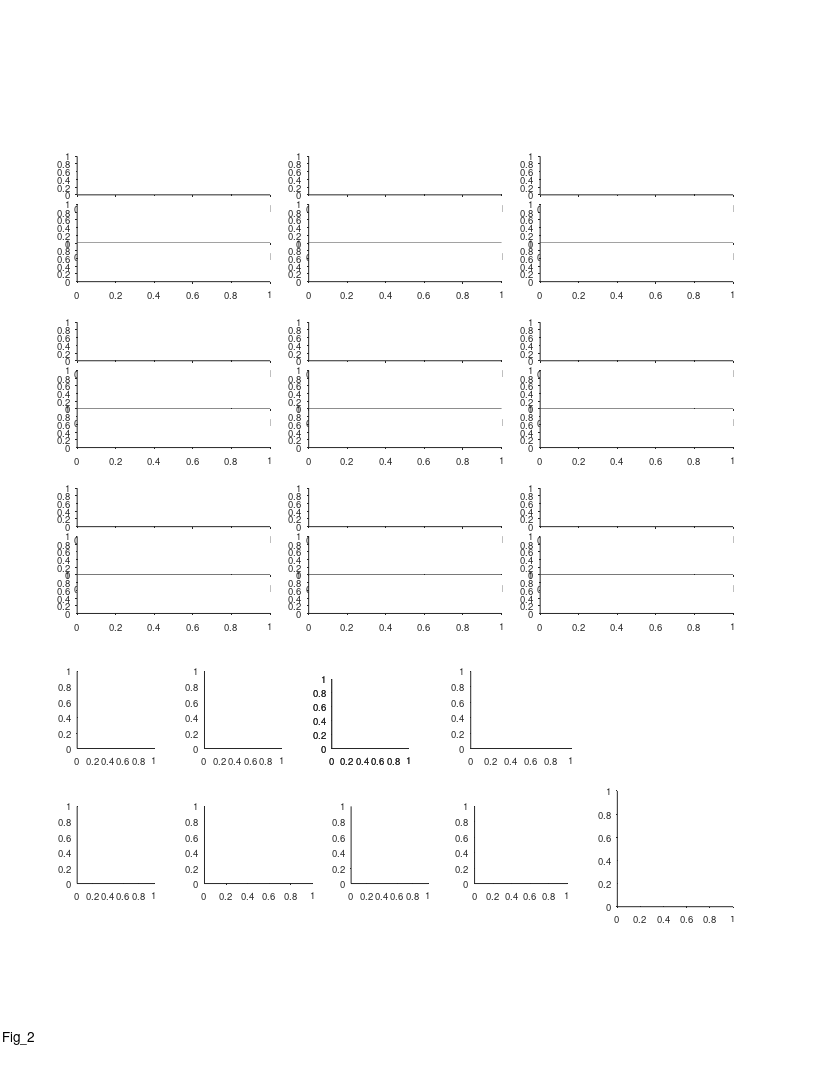

Here is the MATLAB script that generated this plot: (Note: this script raises an error after producing the figure.)
%% Large Scale - fig 2 - Multi-scale spatial coding with many fields in individual dorsla-CA1 neurons

%%
clear 
clc

%% define output files
res_dir = 'L:\paper_figures';
mkdir(res_dir)
fig_name_str = 'Fig_2';
fig_caption_str = 'Multi-scale spatial coding with many fields in individual dorsla-CA1 neurons';
log_name_str = [fig_name_str '_log_file' '.txt'];
log_name_str = strrep(log_name_str , ':', '-');
log_name_str = strrep(log_name_str , ' ', '_');
log_name_out = fullfile(res_dir, log_name_str);

%% open log file
diary off
diary(log_name_out)
diary on
disp('Log file');
disp(['created: ', datestr(clock)]);
disp('======================================================');
disp([fig_name_str ':' fig_caption_str]);   
disp('======================================================');
disp('');


%% create figure
% figure_size_cm = [21.0 29.7]; % ~A4
figure_size_cm = [21.6 27.9]; % ~US letter
figure ;
% Some WYSIWYG options:
set(gcf,'DefaultAxesFontSize',7);
set(gcf,'DefaultAxesFontName','helvetica');
set(gcf,'DefaultAxesUnits','centimeters');
set(gcf,'PaperType','usletter')
% set(gcf,'PaperType','<custom>');
set(gcf,'PaperUnits','centimeters','PaperPosition',[0 0 figure_size_cm]);
set(gcf,'PaperOrientation','portrait');
set(gcf,'Units','centimeters','Position',get(gcf,'paperPosition')+[0 0 0 0]); % position on screen...
set(gcf, 'Renderer', 'painters');
set(groot, 'defaultAxesTickDir', 'out');
set(groot,  'defaultAxesTickDirMode', 'manual');
annotation('textbox', [0.5 1 0 0], 'String',fig_name_str, 'HorizontalAlignment','center','Interpreter','none', 'FitBoxToText','on');

pause(0.2); % workaround to solve matlab automatically changing the axes positions...

% create panels
panel_A_size_raster = [5 1];
panel_A_size_FR_map = [5 1];
panel_A_pos = [2 12];
panel_A = [];
for ii=1:3
    for jj=1:3
        offset_x = (ii-1)*6;
        offset_y = (jj-1)*4.3;
        offset = panel_A_pos + [offset_x offset_y];
        panel_A(ii,jj,1) = axes('position', [offset+[0 2.25] panel_A_size_FR_map]);
        panel_A(ii,jj,2) = axes('position', [offset+[0 1   ] panel_A_size_raster]);
        panel_A(ii,jj,3) = axes('position', [offset+[0 0   ] panel_A_size_raster]);
    end
end
% panel_A = permute(panel_A,[2 1 3]);
panel_A = panel_A(:,3:-1:1,:);
panel_A = reshape(panel_A,[9 3]);

panel_BCDE_size = [2 2];
panel_B    = axes('position', [ 2.0  8.5  panel_BCDE_size           ]);
panel_C    = axes('position', [ 5.3  8.5  panel_BCDE_size           ]);
panel_D(1) = axes('position', [ 8.6  8.5  panel_BCDE_size.*[1 0.9]  ]);
panel_D(2) = axes('position', [ 8.6  8.5  panel_BCDE_size.*[1 0.9]  ]);
panel_E =    axes('position', [12.2  8.5  panel_BCDE_size.*[1.3 1]  ]);

panel_FGH_size = [2 2];
panel_F = axes('position', [ 2.0  5 panel_FGH_size]          );
panel_G = axes('position', [ 5.3  5 panel_FGH_size.*[1.4 1] ]);
panel_H = axes('position', [ 9.1  5 panel_FGH_size]          );
panel_I = axes('position', [12.3  5 panel_FGH_size.*[1.2 1] ]);
panel_J = axes('position', [16.0  4.4 3 3]);

%%
prm = PARAMS_GetAll();

if 1
%% FR map + rasters - 9 examples
cell_examples = {
433;  56;  51;
609; 419; 477;
 57; 628; 337;
};
% other options: 57 474 658
for ii_cell = 1:length(cell_examples)
    cell_ID = cell_examples{ii_cell};
    cell = cell_load_data(cell_ID,'details','FR_map','fields','stats','FE');
    c = prm.graphics.colors.flight_directions;
    
    % map+fields
    axes(panel_A(ii_cell, 1));
    cla
    maps=[cell.FR_map.all];
    x = maps(1).bin_centers;
    y = cat(1,maps.PSTH);
    h=plot(x,y);
    [h.Color] = disperse(c);
    box off
    h=gca;
    h.TickDir = 'out';
    h.XTick = [];
    m = round(max(y(:)));
    h.YTick = [0 m];
    h.YLim = [0 m+1];
    h.XLim = [0 200];
    
    % fields
    for ii_dir=1:2
        fields = cell.fields{ii_dir};
        if isfield(fields,'in_low_speed_area')
            fields([fields.in_low_speed_area])=[];
        end
        for ii_field = 1:length(fields)
            dir_offsets = [-0.1 -0.17]+0.015;
            [xaf,yaf] = ds2nfu(fields(ii_field).edges_prc, repelem(dir_offsets(ii_dir)*range(h.YLim),2));
            annotation('line',xaf,yaf,'Linewidth', 2, 'Color', c{ii_dir});
        end
    end
    
    % cell details
    cell_num_str_pos_x   = [0.50 0.50 0.50 0.50 0.50 0.45 0.50 0.50 0.50];
    cell_num_str_pos_y   = [1.05 1.05 1.05 0.85 0.90 0.90 0.90 0.90 0.90];
    cell_stats_str_pos_x = [0.80 0.95 0.80 0.80 0.80 0.80 0.12 0.50 0.85];
    cell_stats_str_pos_y = [1.20 1.05 1.15 0.90 1.10 1.10 1.10 0.90 0.90]+0.05;
    text(cell_num_str_pos_x(ii_cell), cell_num_str_pos_y(ii_cell), "cell "+ ii_cell,...
        'Units','normalized','HorizontalAlignment','center','VerticalAlignment','bottom','FontSize',8);
    switch ii_cell
        case {1,2,3,4,5,6,7,8}
            cell_stats_str = {  sprintf('max=%.1fm', cell.stats.all.field_largest);...
                                sprintf('min=%.1fm', cell.stats.all.field_smallest);...
                                sprintf('ratio=%.1f', cell.stats.all.field_ratio_LS);...
                             };
            text(cell_stats_str_pos_x(ii_cell), cell_stats_str_pos_y(ii_cell)-0*0.23, cell_stats_str{1},...
                'Units','normalized','HorizontalAlignment','center','VerticalAlignment','Top','FontSize',6);
            text(cell_stats_str_pos_x(ii_cell), cell_stats_str_pos_y(ii_cell)-1*0.23, cell_stats_str{2},...
                'Units','normalized','HorizontalAlignment','center','VerticalAlignment','Top','FontSize',6);
            text(cell_stats_str_pos_x(ii_cell), cell_stats_str_pos_y(ii_cell)-2*0.23, cell_stats_str{3},...
                'Units','normalized','HorizontalAlignment','center','VerticalAlignment','Top','FontSize',6);
        case 9
            cell_stats_str = {  sprintf('single field=%.1fm', cell.fields{1}.width_prc) };
            text(cell_stats_str_pos_x(ii_cell), cell_stats_str_pos_y(ii_cell)-0*0.23, cell_stats_str{1},...
                'Units','normalized','HorizontalAlignment','center','VerticalAlignment','Top','FontSize',6);
    end
    
    % rasters
    FEs = [cell.FE];
    for ii_dir=1:2
        axes(panel_A(ii_cell, ii_dir+1));
        cla
        FE = FEs{ii_dir};
        x = [FE.spikes_pos];
        [FE.number2] = disperse(1:length(FE));
        y = arrayfun(@(FE)(FE.number2*ones(1,FE.num_spikes)),FE,'UniformOutput',0);
        y = [y{:}];
        plot(x,y,'.','Color',c{ii_dir},'MarkerSize',0.05);
        box off
        h=gca;
        m = length(FE);
        h.YTick = [1 m];
        h.XLim = [0 200];
        h.YLim = [0 m+1];
        switch ii_dir
            case 1
                h.XTick = [];
                h.YTickLabel = {'',num2str(m)};
            case 2
                h.XTick = 0:50:200;
                h.XRuler.TickLabelGapOffset = -2;
                h.YTickLabel = {'1',num2str(m)};
                h.TickDir = 'out';
        end
        
    end
end

%% add x/y labels for specific panels
for ii = [7 8 9]
    axes(panel_A(ii, 3));
    xlabel('Position (m)', 'Units','normalized','Position',[0.5 -0.35]);
end
for ii = [1 4 7]
    axes(panel_A(ii, 3));
%     ylabel('Time (min)',   'Units','normalized','Position',[-0.1 1]);
    ylabel('Flight no.',   'Units','normalized','Position',[-0.1 1]);
    axes(panel_A(ii, 1));
    ylabel({'Firing rate';'(Hz)'},   'Units','normalized','Position',[-0.07 0.42]);
end
axes(panel_A(1, 1));
text(-0.25,1.6, 'A', 'Units','normalized','FontWeight','bold');

%% add zoom in panel (cell 3)
% choose cell/dir/field to zoom
ii_cell = 3;
ii_dir = 1;
ii_field = 2;
cell_ID = cell_examples{ii_cell};
cell = cell_load_data(cell_ID,'details','FR_map','fields','stats','FE');
c = prm.graphics.colors.flight_directions;
% add zoom ("out") lines
axes(panel_A(ii_cell,1));
x=[];
y=[];
x(1,:) = cell.fields{ii_dir}(ii_field).edges_href;
x(2,:) = cell.fields{ii_dir}(ii_field).edges_href;
% x(3,:) = [15;50];
x(3,:) = cell.fields{ii_dir}(ii_field).edges_href + 10*[-1 1];
y(1,:) =  4*[1;1];
y(2,:) = 7*[1;1];
y(3,:) = 14*[1;1];
[xf, yf] = ds2nfu(x,y);
for jj = 1:2
    for ii = 1:2
        hl = annotation('line');
%         hl.Parent = gca;
        hl.X = xf(ii+[0 1],jj);
        hl.Y = yf(ii+[0 1],jj);
        hl.LineWidth = 0.5;
        hl.Color = 0.5*[1 1 1];
    end
end
% create zoom panel
POSf = ds2nfu([x(end,1)-0.4 y(end,1)-2 diff(x(end,:)) 20]);
panel_A_zoom = axes('Units','normalized', 'position', POSf);
cla
hold on
set(gca,'visible','off');
FE = cell.FE{ii_dir};
x = [FE.spikes_pos];
[FE.number2] = disperse(1:length(FE));
y = arrayfun(@(FE)(FE.number2*ones(1,FE.num_spikes)),FE,'UniformOutput',0);
y = [y{:}];
xlimits = cell.fields{ii_dir}(ii_field).edges_href;
IX = find( x>xlimits(1) & x<xlimits(end) );
x=x(IX);
y=y(IX);
ylimits = [min(y) max(y)]+[-1 3];
plot(x,y,'.','Color',c{ii_dir},'MarkerSize',3);
% plot field size bar
x = cell.fields{ii_dir}(ii_field).edges_prc;
y = ylimits([end end]);
plot(x,y,'-','Color',c{ii_dir},'LineWidth',1);
text(mean(x),mean(y)+1, sprintf('%.1fm',diff(x)), 'HorizontalAlignment','center','VerticalAlignment','bottom','FontSize',6);
box off
h=gca;
h.XLim = xlimits;
h.YLim = ylimits;

%% add zoom in panel (cell 7)
% choose cell/dir/field to zoom
ii_cell = 7;
ii_dir = 2;
ii_field = 4;
cell_ID = cell_examples{ii_cell};
cell = cell_load_data(cell_ID,'details','FR_map','fields','stats','FE');
c = prm.graphics.colors.flight_directions;
% add zoom ("out") lines
axes(panel_A(ii_cell,1));
x=[];
y=[];
x(1,:) = cell.fields{ii_dir}(ii_field).edges_href;
x(2,:) = cell.fields{ii_dir}(ii_field).edges_href;
% x(3,:) = [15;50];
x(3,:) = cell.fields{ii_dir}(ii_field).edges_href + 10*[-1 1];
y(1,:) = 2*[1;1];
y(2,:) = 3*[1;1];
y(3,:) = 6*[1;1];
[xf, yf] = ds2nfu(x,y);
for jj = 1:2
    for ii = 1:2
        hl = annotation('line');
%         hl.Parent = gca;
        hl.X = xf(ii+[0 1],jj);
        hl.Y = yf(ii+[0 1],jj);
        hl.LineWidth = 0.5;
        hl.Color = 0.5*[1 1 1];
    end
end
% create zoom panel
POSf = ds2nfu([x(end,1) 4 diff(x(end,:)) 8]);
panel_A_zoom = axes('Units','normalized', 'position', POSf);
cla
hold on
set(gca,'visible','off');
FE = cell.FE{ii_dir};
x = [FE.spikes_pos];
[FE.number2] = disperse(1:length(FE));
y = arrayfun(@(FE)(FE.number2*ones(1,FE.num_spikes)),FE,'UniformOutput',0);
y = [y{:}];
xlimits = cell.fields{ii_dir}(ii_field).edges_href;
IX = find( x>xlimits(1) & x<xlimits(end) );
x=x(IX);
y=y(IX);
ylimits = [min(y) max(y)]+[-1 3];
plot(x,y,'.','Color',c{ii_dir},'MarkerSize',3);
% plot field size bar
x = cell.fields{ii_dir}(ii_field).edges_prc;
y = ylimits([end end]);
plot(x,y,'-','Color',c{ii_dir},'LineWidth',1);
text(mean(x),mean(y)+1, sprintf('%.1fm',diff(x)), 'HorizontalAlignment','center','VerticalAlignment','bottom','FontSize',6);
box off
h=gca;
h.XLim = xlimits;
h.YLim = ylimits;


%% add direction arrows
arrow_x = 0.1 +[0 0.05];
arrow_y = repelem(0.8933,2);
clear h
h(1)=annotation('arrow',arrow_x,      arrow_y+0.008,  'Color', prm.graphics.colors.flight_directions{1});
h(2)=annotation('arrow',flip(arrow_x),arrow_y      ,  'Color', prm.graphics.colors.flight_directions{2});
[h.HeadWidth] = disperse([5 5]);
[h.HeadLength] = disperse([5 5]);

end

% % % % % % % % % % % % % % % % % % % % % % % % % % % % % % % % % % % % % % 
%% load population data
prm = PARAMS_GetAll();
cells_t = DS_get_cells_summary();
bats = [79,148,34,9861,2289];
cells_t(~ismember(cells_t.bat, bats ),:) = [];
cells = cellfun(@(c)(cell_load_data(c,'details')), cells_t.cell_ID, 'UniformOutput',0);
cells = [cells{:}];
cells = [cells.details];
cells(~contains({cells.brain_area}, 'CA1')) = [];
cells(~ismember([cells.ClusterQuality], [2])) = [];
cells = cellfun(@(c)(cell_load_data(c,'details','stats')), {cells.cell_ID}, 'UniformOutput',0);
cells = [cells{:}];
cells_details = [cells.details];
cells_ID = {cells_details.cell_ID};
stats = [cells.stats];
stats = [stats.all];
cells_ID([stats.meanFR_all]>prm.inclusion.interneuron_FR_thr)=[];
clear cells stats cells_details cells_t
cells = cellfun(@(c)(cell_load_data(c,'details','stats','meanFR','stats','inclusion','signif','fields','FR_map')), cells_ID, 'UniformOutput',0);
cells = [cells{:}];

%% panel E - field count histogram
% figure
axes(panel_F);
cla
hold on
text(-0.45,1.15, 'F', 'Units','normalized','FontWeight','bold');
nFields = nan(2,length(cells));
for ii_dir = 1:2
    for ii_cell = 1:length(cells)
        cell = cells(ii_cell);
        % check signif per direction
        if ~cell.signif(ii_dir).TF
            continue;
        end
        nFields(ii_dir,ii_cell) = cell.stats.dir(ii_dir).field_num;
    end
%     h = histogram(nFields(ii_dir,:));
%     h.FaceColor = prm.graphics.colors.flight_directions{ii_dir};
%     nBinEdges = 17;
%     h.BinEdges = linspace(0,35,nBinEdges);
end
h = histogram(nFields(:));
h.FaceColor = 0.5*[1 1 1];
nBinEdges = 14;
h.BinEdges = linspace(0,35,nBinEdges);
xlabel({'No. of fields';'per direction'},'Units','normalized','Position',[0.5 -0.18]);
ylabel('No. of cells')
ha = gca;
ha.YScale = 'log';
% ha.YLim = [0.7 130];
ha.YLim = [0.7 max(h.Values)*1.05];
ha.XLim = [0 33];
ha.XTick = [0:10:30];
ha.YTick = [1 10 100];
ha.YTickLabel = {'10 ^0';'10 ^1';'10 ^2'};
% ha.XLim = [0 35];
% ha.YLim = [0 40];
% ha.XTick = [0:5:35];
% ha.YTick = [0 40];
ha.TickDir='out';
ha.TickLength = [0.03 0.03];
ha.XRuler.TickLabelGapMultiplier = -0.3;
ha.YRuler.TickLabelGapMultiplier = 0.001;

%% panel F - field size histogram
% figure
axes(panel_G);
cla
hold on
text(-0.35,1.15, 'G', 'Units','normalized','FontWeight','bold');
fields_size = [];
for ii_dir = 1:2
    for ii_cell = 1:length(cells)
        cell = cells(ii_cell);
        if ~cell.signif(ii_dir).TF % check signif per direction
            continue;
        end
        fields = cell.fields{ii_dir};
        fields([fields.in_low_speed_area]) = []; % remove fields in low speed area
        fields_size = [fields_size fields.width_prc];
    end
end
h = histogram(fields_size);
h.FaceColor = 0.5*[1 1 1];
% h.NumBins = 33;
h.BinWidth = 1;
ha=gca;
ha.YScale = 'log';
xlabel('Field Size (m)')
ylabel('Counts','Units','normalized','Position',[-0.23 0.5])
ha = gca;
% ha.XLim = [0 35];
% ha.YLim = [0 40];
% ha.XTick = [0:5:35];
ha.YTick = [1 10 100];
ha.YTickLabel = {'10 ^0';'10 ^1';'10 ^2'};
ha.TickDir='out';
ha.TickLength = [0.03 0.03];
ha.XRuler.TickLabelGapMultiplier = -0.3;
ha.YRuler.TickLabelGapMultiplier = 0.001;

%% panel G - smallest / largest field size
% figure
axes(panel_H);
cla
hold on
text(-0.45,1.15, 'H', 'Units','normalized','FontWeight','bold');
LS_field_size = nan(2,length(cells));
for ii_cell = 1:length(cells)
    cell = cells(ii_cell);
    if ~all([cell.signif.TF]) % at least one direction is significant
        continue;
    end
    LS_field_size(1,ii_cell) = cell.stats.all.field_smallest;
    LS_field_size(2,ii_cell) = cell.stats.all.field_largest;
end
% LS_field_size(:,any(isnan(LS_field_size))) = [];
rng(1); % fix seed for violin plot randomization
hv = violinplot(LS_field_size');
[hv.ViolinColor] = disperse(repelem({'none'},length(hv)));
hs=[hv.ScatterPlot];
[hs.Marker]          = disperse(repelem({'.'},length(hs)));
[hs.SizeData]        = disperse(repelem(35,length(hs)));
[hs.MarkerFaceColor] = disperse(repelem({0.5*[1 1 1]},length(hs)));
[hs.MarkerEdgeColor] = disperse(repelem({0.5*[1 1 1]},length(hs)));
hm=[hv.MedianPlot];
% remove default median plot (circle), and add a red bar instead
[hm.Marker] = disperse(repelem({'none'},2));
plot([hm.XData]+0.075*[-1 1]', repelem([hm.YData],2,1), 'r', 'LineWidth',1.5);
ha=gca;
ylimits = ha.YLim;
ha.TickDir='out';
ha.TickLength = [0.03 0.03];
ha.XTick = [1 2];
ha.XTickLabel = {};
ha.XRuler.TickLabelGapMultiplier = -0.35;
ha.YRuler.TickLabelGapMultiplier = 0.001;
text([1 2],repelem(ylimits(1)-0.04*diff(ylimits),2),{{'Smallest';'field'},{'Largest';'field'}},...
    'HorizontalAlignment','center','VerticalAlignment','top','FontSize',7);
% xlabel('')
ylabel('Field size (m)','Units','normalized','Position',[-0.21 0.5])



%% panel H - field ratio (largest/smallest)
% figure
axes(panel_I);
cla
hold on
text(-0.4,1.15, 'I', 'Units','normalized','FontWeight','bold');
LS_field_ratio_all = nan(1,length(cells));
LS_field_ratio_dir = nan(2,length(cells));
for ii_cell = 1:length(cells)
    cell = cells(ii_cell);
    % pooled stats - check at least one direction is signif
    if any([cell.signif.TF])
        LS_field_ratio_all(ii_cell) = cell.stats.all.field_ratio_LS;
    end
    % per dir stats - check signif per direction
    for ii_dir = 1:2
        if cell.signif(ii_dir).TF 
            LS_field_ratio_dir(ii_dir,ii_cell) = cell.stats.dir(ii_dir).field_ratio_LS;
        end
    end
end
LS_field_ratio_dir = LS_field_ratio_dir(:);
% LS_field_ratio_dir(isnan(LS_field_ratio_dir)) = [];
% LS_field_ratio_all(isnan(LS_field_ratio_all)) = [];
% edges = linspace(1,ceil(max(max(LS_field_ratio_all))),9);
nBinEdges = 9;
edges = logspace(0,log10(25),nBinEdges);
clear h
% h(1) = histogram(LS_field_ratio_dir);
h(2) = histogram(LS_field_ratio_all);
% h(1).BinEdges = edges;
h(2).BinEdges = edges;
% h(1).FaceColor = 'g';
h(2).FaceColor = 0.5*[1 1 1];
% h(1).BinLimits = [1 h(1).BinLimits([2])];
% h(2).BinLimits = [1 h(2).BinLimits([2])];
% h(1).NumBins = 15;
% h.FaceColor = prm.graphics.colors.flight_directions{ii_dir};
% legend({'per cell';'per direction'})
ha=gca;
ha.YScale = 'log';
% ha.YScale = 'linear';
ha.XScale = 'log';
ha.XLim = [0 27];
% ha.YLim = [0 10];
ha.YLim = [7e-1 260];
% ha.XTick = [0:5:35];
ha.YTick = [1 10 100];
ha.XTick = [1 2 5 10 20];
ha.YTickLabel = {'10 ^0';'10 ^1';'10 ^2'};
ha.TickDir='out';
ha.TickLength = [0.03 0.03];
ha.XRuler.TickLabelGapMultiplier = -0.35;
ha.YRuler.TickLabelGapMultiplier = 0.001;
xlabel({'Field size ratio';'largest/smallest'},'Units','normalized','Position',[0.5 -0.17]);
ylabel('No. of cells','Units','normalized','Position',[-0.24 0.5])

%% arragne population SI/sparsity
signif = arrayfun(@(x)(x.TF), cat(1,cells.signif));
% TODO: check why SI/sparsity can be nan in the original cell calculation?
SI = arrayfun(@(x)([x.dir.SI_bits_spike]), cat(1,cells.stats),'UniformOutput',0);
sparsity = arrayfun(@(x)([x.dir.sparsity]), cat(1,cells.stats),'UniformOutput',0);
SI = cat(1,SI{:});
SI(~signif) = nan;
SI = SI(:);
SI(isnan(SI)) = [];
sparsity = cat(1,sparsity{:});
sparsity(~signif) = nan;
sparsity = sparsity(:);
sparsity(isnan(sparsity)) = [];

%% count total area per cell per direction
total_area = nan(length(cells),2);
for ii_cell = 1:length(cells)
    cell = cells(ii_cell);
    for ii_dir = 1:2
        if ~cell.signif(ii_dir).TF
            continue;
        end
        fields = cell.fields{ii_dir};
%         fields([fields.in_low_speed_area]) = []; % we decided we don't want to remove those fields, because in SI/sparsity those field also go in the calculation
        total_area(ii_cell, ii_dir) = sum([fields.width_prc]);
    end
end

% figure
% hold on
% histogram(total_area(:,1))
% histogram(total_area(:,2))
% histogram(total_area(:))

%% panel B - spatial info histogram
axes(panel_B);
cla
hold on
text(-0.45,1.15, 'B', 'Units','normalized','FontWeight','bold');
h = histogram(SI);
h.NumBins = 12;
h.FaceColor = 0.5*[1 1 1];
ha=gca;
ha.TickDir='out';
ha.TickLength = [0.03 0.03];
ha.XRuler.TickLabelGapMultiplier = -0.35;
ha.YRuler.TickLabelGapMultiplier = 0.1;
xlabel({'Spatial information';'(bits/spike)'}, 'Units','normalized','Position',[0.5 -0.17]);
ylabel('No. of cells')

%% panel C - sparsity histogram
axes(panel_C);
cla
hold on
text(-0.45,1.15, 'C', 'Units','normalized','FontWeight','bold');
h = histogram(sparsity);
h.NumBins = 15;
h.FaceColor = 0.5*[1 1 1];
ha=gca;
ha.TickDir='out';
ha.TickLength = [0.03 0.03];
ha.XRuler.TickLabelGapMultiplier = -0.35;
ha.YRuler.TickLabelGapMultiplier = 0.1;
xlabel('Sparsity', 'Units','normalized','Position',[0.5 -0.17])
ylabel('No. of cells', 'Units','normalized','Position',[-0.2 0.5])

%% panel D - Total area histogram
axes(panel_D(1));
cla
hold on
text(-0.45,1.275, 'D', 'Units','normalized','FontWeight','bold');
h = histogram(total_area(:));
h.NumBins = 17;
h.FaceColor = 0.5*[1 1 1];
ha=gca;
ha.XTick = [0:30:150];
ha.TickDir='out';
ha.TickLength = [0.03 0.03];
ha.XRuler.TickLabelGapMultiplier = -0.35;
ha.YRuler.TickLabelGapMultiplier = 0.1;
xlabel('Total area (m)', 'Units','normalized','Position',[0.5 -0.17])
ylabel('No. of cells', 'Units','normalized','Position',[-0.2 0.5])
ha.XLim(1) = 0;

axes(panel_D(2));
cla
hold on
exp=exp_load_data(cell.details.exp_ID);
hax = gca;
hax.XLim = 100 * panel_D(1).XLim / exp.pos.calib_tunnel.tunnel_length;
hax.XAxisLocation = 'top';
hax.YAxisLocation = 'right';
hax.Color = 'none';
hax.XColor = 'k';
hax.YColor = 'none';
box off
hax.XRuler.TickLabelGapMultiplier = -0.35;
hax.TickLength = panel_D(1).TickLength;
xlabel('Total area (%)', 'Units','normalized','Position',[0.45 1.2]);

%% panel E - map correlations histogram
% figure
axes(panel_E);
cla
hold on
text(-0.4,1.15, 'E', 'Units','normalized','FontWeight','bold');

% arrange data
signif = arrayfun(@(x)(x.TF), cat(1,cells.signif));
FR_maps_all = cat(1,cells.FR_map);
FR_maps_all = reshape([FR_maps_all.all],size(FR_maps_all,1),size(FR_maps_all,2),[]);
M = cat(1,FR_maps_all.PSTH);
M = reshape(M,size(FR_maps_all,1),size(FR_maps_all,2),[]);
signif = repmat(signif,1,1,size(M,3));
M(~signif) = nan;
ccc = corr(squeeze(M(:,1,:))', squeeze(M(:,2,:))' ,'rows', 'pairwise');
data = diag(ccc);
switch 2
    case 1 % compare all PSTH from other cells/dir
        M2 = reshape(M,size(M,1)*size(M,2),[]);
        ccc_shuffle = corr(M2' ,'rows', 'pairwise');
        mask = tril(true(size(ccc_shuffle)),-1);
        shuffle = ccc_shuffle(mask);
    case 2 % compare only different cells betweeb different directions
        mask = tril(true(size(ccc)),-1);
        shuffle = ccc(mask);
end

% plot
nBinEdges = 21;
edges = linspace(-1,1,nBinEdges);
histogram(data,    'Normalization','pdf','BinEdges',edges,'FaceColor', 0.5*[1 1 1]);
histogram(shuffle, 'Normalization','pdf','BinEdges',edges,'DisplayStyle','stairs','EdgeColor','k','LineWidth',1.5);
[~,P_KS] = kstest2(data, shuffle);
P_RankSum = ranksum(data, shuffle);
text(1,0.9, sprintf('P_{KS}=%.02f',P_KS),'Units','normalized','FontSize',7,'HorizontalAlignment','right');
% text(1,0.9, sprintf('P=%.02f',P_RankSum),'Units','normalized','FontSize',7,'HorizontalAlignment','right');

ha= gca;
ha.XLim = [-1 1];
ha.XTick = -1:0.5:1;
ha.TickDir = 'out';
ha.TickLength = [0.03 0.03];
ha=gca;
ha.TickDir='out';
ha.TickLength = [0.03 0.03];
ha.XRuler.TickLabelGapMultiplier = -0.35;
ha.YRuler.TickLabelGapMultiplier = 0.001;
xlabel('Map correlation', 'Units','normalized','Position',[0.5 -0.17])
ylabel('Probability', 'Units','normalized','Position',[-0.17 0.5])

%% panels I&J - prepare data
distances_all = [];
field_size_diff_all = [];
field_size_all = [];
field_vel_all = [];
field_vel2_all = [];
for ii_cell = 1:length(cells)
    cell = cells(ii_cell);
    for ii_dir = 1:2
        if ~cell.signif(ii_dir).TF
            continue;
        end
        fields = cell.fields{ii_dir};
        distances_all = [distances_all diff([fields.loc])];
        field_size_diff_all = [field_size_diff_all diff([fields.width_prc])];
        field_size_all = [field_size_all [fields.width_prc]];
        field_vel_all = [field_vel_all [fields.vel]];
        field_vel2_all = [field_vel2_all [fields.vel2]];
    end
end

%% panel J - field size ratio vs. speed ratio (direct control for speed!)
% figure
axes(panel_J);
cla
hold on
text(-0.27,0.9667, 'J', 'Units','normalized','FontWeight','bold');
% arrange data
cells_signif = cat(1,cells.signif);
cells_signif = arrayfun(@(x)(x.TF), cells_signif);
signif_IX = any(cells_signif,2);
stats = [cells(signif_IX).stats];
stats_all = [stats.all];
% plot 
x = abs([stats_all.field_ratio_LS_vel]);
y = [stats_all.field_ratio_LS];
[r,pval] = corr(x',y','rows','pairwise');
plot(x, y, '.k');
text(0.1,1, {sprintf('r=%.2f',r);sprintf('P=%.2f',pval)}, ...
    'Units','normalized','HorizontalAlignment','left','VerticalAlignment','top','FontSize',7);
xlabel('Speed ratio', 'Units','normalized', 'Position',[0.5 -0.12]);
ylabel('Field size ratio', 'units','normalized', 'Position',[-0.15 0.5]);
set(gca,'yscale','log');
set(gca,'ytick',[1 2 3 5 10 15 20]);
ylim([0.9 max(y)+1]);
xlim([0.7 1.3])
ha = gca;
ha.TickDir='out';
ha.TickLength = [0.02 0.02];
ha.XRuler.TickLabelGapMultiplier = -0.3;
ha.YRuler.TickLabelGapMultiplier = 0.1;


%% print/save the figure
fig_name_out = fullfile(res_dir, fig_name_str);
print(gcf, fig_name_out, '-dpdf', '-cmyk', '-painters');
% print(gcf, fig_name_out, '-dtiff', '-cmyk', '-painters');
% saveas(gcf , fig_name_out, 'fig');
disp('figure was successfully saved to pdf/tiff/fig formats');






%%











%%











%%
